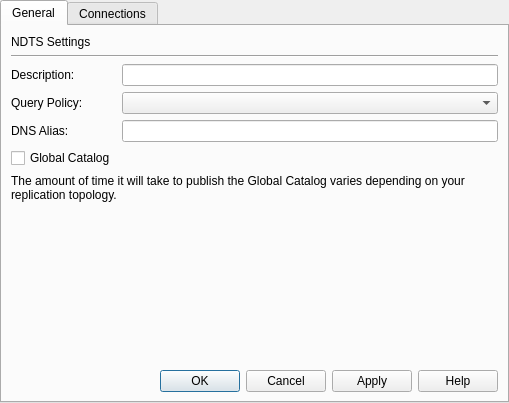
<?xml version="1.0" encoding="UTF-8"?>
<ui version="4.0">
 <class>ndtsSettingTabWidget</class>
 <widget class="QTabWidget" name="ndtsSettingTabWidget">
  <property name="geometry">
   <rect>
    <x>0</x>
    <y>0</y>
    <width>509</width>
    <height>403</height>
   </rect>
  </property>
  <property name="windowTitle">
   <string>TabWidget</string>
  </property>
  <property name="currentIndex">
   <number>0</number>
  </property>
  <widget class="QWidget" name="generalTab">
   <attribute name="title">
    <string>General</string>
   </attribute>
   <layout class="QGridLayout" name="gridLayout">
    <item row="0" column="0">
     <widget class="QLabel" name="titleLabel">
      <property name="text">
       <string>NDTS Settings</string>
      </property>
     </widget>
    </item>
    <item row="1" column="0" colspan="2">
     <widget class="Line" name="line">
      <property name="orientation">
       <enum>Qt::Horizontal</enum>
      </property>
     </widget>
    </item>
    <item row="2" column="0">
     <widget class="QLabel" name="descriptionLabel">
      <property name="text">
       <string>Description:</string>
      </property>
     </widget>
    </item>
    <item row="2" column="1">
     <widget class="QLineEdit" name="descriptionLineEdit"/>
    </item>
    <item row="3" column="0">
     <widget class="QLabel" name="queryPolicyLabel">
      <property name="text">
       <string>Query Policy:</string>
      </property>
     </widget>
    </item>
    <item row="3" column="1">
     <widget class="QComboBox" name="comboBox"/>
    </item>
    <item row="4" column="0">
     <widget class="QLabel" name="dnsAliasLabel">
      <property name="text">
       <string>DNS Alias:</string>
      </property>
     </widget>
    </item>
    <item row="4" column="1">
     <widget class="QLineEdit" name="dnsAliasLineEdit"/>
    </item>
    <item row="5" column="0">
     <widget class="QCheckBox" name="globalCatalogCheckBox">
      <property name="text">
       <string>Global Catalog</string>
      </property>
     </widget>
    </item>
    <item row="6" column="0" colspan="2">
     <widget class="QLabel" name="globalCatalogLabel">
      <property name="text">
       <string>The amount of time it will take to publish the Global Catalog varies depending on your replication topology.</string>
      </property>
      <property name="wordWrap">
       <bool>true</bool>
      </property>
     </widget>
    </item>
    <item row="7" column="0" colspan="2">
     <spacer name="verticalSpacer">
      <property name="orientation">
       <enum>Qt::Vertical</enum>
      </property>
      <property name="sizeHint" stdset="0">
       <size>
        <width>448</width>
        <height>109</height>
       </size>
      </property>
     </spacer>
    </item>
    <item row="8" column="0" colspan="2">
     <widget class="QDialogButtonBox" name="dialogButtonBox">
      <property name="standardButtons">
       <set>QDialogButtonBox::Apply|QDialogButtonBox::Cancel|QDialogButtonBox::Help|QDialogButtonBox::Ok</set>
      </property>
     </widget>
    </item>
   </layout>
  </widget>
  <widget class="QWidget" name="connectionsTab">
   <attribute name="title">
    <string>Connections</string>
   </attribute>
   <layout class="QGridLayout" name="gridLayout_2">
    <item row="0" column="0">
     <widget class="QLabel" name="replicateFromLabel">
      <property name="text">
       <string>Replicate from:</string>
      </property>
     </widget>
    </item>
    <item row="1" column="0">
     <widget class="QTableView" name="replicateFromView">
      <property name="showGrid">
       <bool>true</bool>
      </property>
      <attribute name="verticalHeaderCascadingSectionResizes">
       <bool>true</bool>
      </attribute>
     </widget>
    </item>
    <item row="2" column="0">
     <widget class="QLabel" name="replicateToLabel">
      <property name="text">
       <string>Replicate to:</string>
      </property>
     </widget>
    </item>
    <item row="3" column="0">
     <widget class="QTableView" name="replicateToView">
      <property name="showGrid">
       <bool>true</bool>
      </property>
      <attribute name="verticalHeaderCascadingSectionResizes">
       <bool>true</bool>
      </attribute>
     </widget>
    </item>
    <item row="4" column="0">
     <spacer name="verticalSpacer_2">
      <property name="orientation">
       <enum>Qt::Vertical</enum>
      </property>
      <property name="sizeHint" stdset="0">
       <size>
        <width>448</width>
        <height>68</height>
       </size>
      </property>
     </spacer>
    </item>
    <item row="5" column="0">
     <widget class="QDialogButtonBox" name="dialogButtonBox_2">
      <property name="standardButtons">
       <set>QDialogButtonBox::Apply|QDialogButtonBox::Cancel|QDialogButtonBox::Help|QDialogButtonBox::Ok</set>
      </property>
     </widget>
    </item>
   </layout>
  </widget>
 </widget>
 <resources/>
 <connections/>
</ui>
